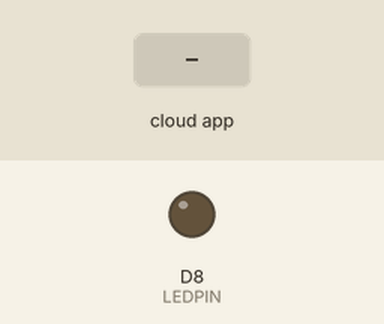
Simulated run of this sketch. Board: ESP8266 (NodeMCU). Parts: output pins drawn as LEDs (lit = HIGH). The inputs (shaded band) are chosen by the test bench. WiFi joins after 1.5 s; servers stay silent unless stated; the Firebase database answers and starts empty; what the sketch prints to the serial monitor is not drawn.

Above: at 2.8 s.
2.9 s: the phone or cloud app sets LED_STATUS to 1
At 3.4 s:
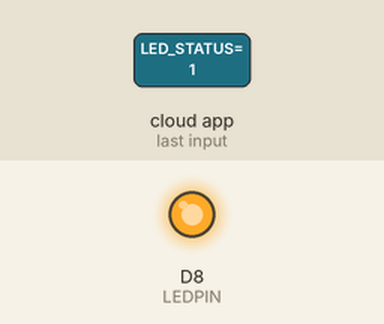
4.5 s: the phone or cloud app sets LED_STATUS to 0
At 5.8 s:
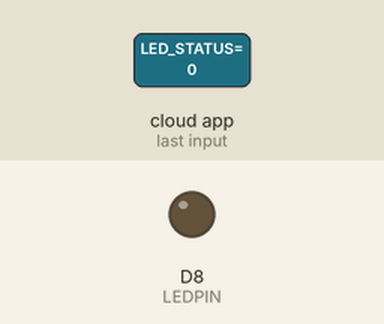
Timing chart, 0 to 7.5 s (numbered marks = the images above; inputs shaded):
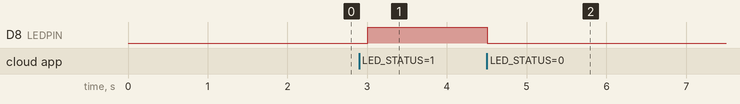

The sketch:

eclairage_externe.ino
```cpp
#include <ESP8266WiFi.h>
#include <FirebaseArduino.h>
#define FIREBASE_HOST "XXXXX"   // lien qui mène vers notre base de données
#define FIREBASE_AUTH "XXXXX"      // système d'authentification avec les jettons (jetton propre à la db)
#define WIFI_SSID "XXXXX"  //remplacer le nom par le nom du wifi auqudel on veut connecter l'esp8266
#define WIFI_PASSWORD "XXXXX"         //remplacer le mot de passe par le mot de passe du wifi auqudel on veut connecter l'esp8266
#define LEDPIN D8


void setup() {
Serial.begin(115200);
  pinMode(LEDPIN, OUTPUT);

// connection du esp8266 au reseau wifi assigné

   WiFi.begin(WIFI_SSID, WIFI_PASSWORD);
  Serial.print("connecting");
  while (WiFi.status() != WL_CONNECTED) {
    Serial.print(".");
    delay(500);
    }
  Serial.println();
  Serial.print("connected: ");
  Serial.println(WiFi.localIP());

  //Connexion à la base de données
  Firebase.begin(FIREBASE_HOST, FIREBASE_AUTH);

  //initiation des données dans la base de données

  Firebase.setInt("LED_STATUS", 0);

}

int x = 0; //recupere le statut de la led dans la db

void loop() {

  x = Firebase.getInt("LED_STATUS");

  digitalWrite(LEDPIN, LOW);

  // activation de la led

  if (x == 1) {
      Serial.println("LED ON");
      digitalWrite(LEDPIN, HIGH);
      return;
      delay(20000);
      digitalWrite(LEDPIN, LOW);
      Serial.println("LED OFF");
      Firebase.setInt("LED_STATUS", 0);

  }


}
```

Measured:
- after the input at 2.9 s, D8 (LEDPIN): LOW → HIGH after 0.10 s
- after the input at 4.5 s, D8 (LEDPIN): HIGH → LOW at once
